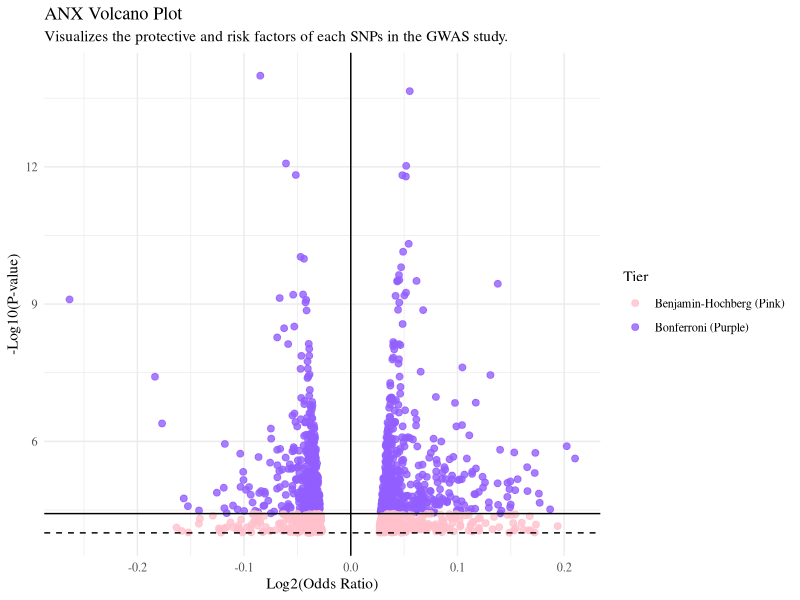
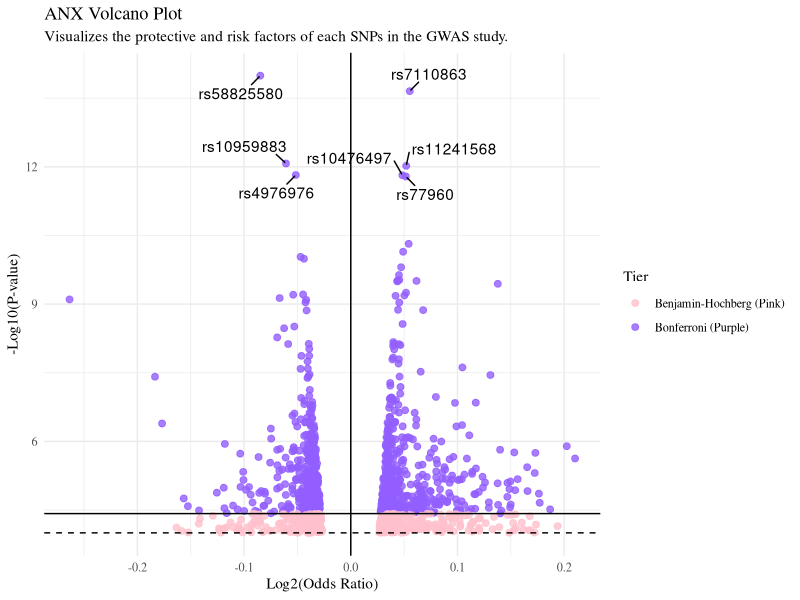

Generate these figures, in order, with R:
## ---- chunk 1
print("Hello, world!")
## ---- chunk 2
install.packages("readxl")
library('readxl')

ANX_dataset <- read_excel('ANX_2026_daner_fullANX_v12_woUTAH_11022026.gz.p4.clump.areator.sorted.1mhc (1).xls')
ANX_dataset
# Anxiety Dataset: 1320 x 23

## ---- chunk 3
ANX_dataset <- ANX_dataset[, -c(11:23)]
ANX_dataset
## ---- chunk 4
ANX_dataset$BH_P <- p.adjust(ANX_dataset$P, "BH")
#choose threshhold of 0.05
ANX_BH_adjusted = ANX_dataset[ANX_dataset$BH_P < 0.05, ] 
ANX_BH_adjusted
# ANX_BH_adjusted: 1320 x 24 ==> All p-values are significant with a 5% FDR

## ---- chunk 5
ANX_dataset$Bon_P <- p.adjust(ANX_dataset$P, "bonferroni")
#choose threshhold of 0.05
ANX_Bon_adjusted = ANX_dataset[ANX_dataset$Bon_P < 0.05, ] 
ANX_Bon_adjusted
## ---- chunk 6
# Install ggplot2 if you don't have it
# install.packages("ggplot2")
library(ggplot2)

# Step 1: Transform the the OR and PVals
# Taking the log of both OR and PVals help the visualization to be more clear and discernable
ANX_dataset$logP <- -log10(ANX_dataset$P)
ANX_dataset$logOR <- log2(ANX_dataset$OR)

# Step 2: Calculate the BH/Bon thresholds (converted to -log10 scale for the Y-axis)
bh_thresh <- -log10(max(ANX_dataset$P[ANX_dataset$BH_P < 0.05])) 
      # Look at all the raw PVals who have the BH PVals less than 0.05
      # The largest of those PVals will be the "worst"-most PVal that passes the BH test
bonf_thresh <- -log10(0.05 / 1320) 
      # This is simply the Bonferonni Correction equation

# Step3: Create a column to color code the 2 tiers 
ANX_dataset$Tier <- "Benjamin-Hochberg (Pink)" 
      # All rows PVals labeled as BH right now
ANX_dataset$Tier[ANX_dataset$P < (0.05 / 1320)] <- "Bonferroni (Purple)" 
      # Now, only PVals under the Bonferroni Threshold are labeled 

# Steo 4: Plot the Volcano
ggplot(ANX_dataset, aes(x = logOR, y = logP, color = Tier)) +
  geom_point(alpha = 0.8, size = 2) +
  geom_hline(yintercept = bh_thresh, linetype = "dashed") + # Lower line
  geom_hline(yintercept = bonf_thresh, linetype = "solid") + # Upper line
  geom_vline(xintercept = 0, linetype = "solid", color = "black") + # OR divide line
  theme_minimal(base_family = "serif") +
  scale_color_manual(values = c(
    "Benjamin-Hochberg (Pink)" = "pink",
    "Bonferroni (Purple)" = "#925EFF"
    )) +
  labs(title = "ANX Volcano Plot",
       x = "Log2(Odds Ratio)",
       y = "-Log10(P-value)",
       subtitle = "Visualizes the protective and risk factors of each SNPs in the GWAS study."
       )
    
## ---- chunk 7
install.packages("ggrepel")
library(ggrepel)
# Step 1: Create a new column called 'Label'
ANX_dataset$Label <- NA

# Step 2: Chose labeling threshold
# We choose to label dots above y-axis = 10 
# -log10(PVal) >= 11 ==> PVal < 1e-11
label_filter <- ANX_dataset$P < 1e-11
  # Column of Trues and Falses now

# Step 3: Copy the SNP names into the blank column ONLY for the rows that passed the filter
ANX_dataset$Label[label_filter] <- ANX_dataset$SNP[label_filter]
## ---- chunk 8
ggplot(ANX_dataset, aes(x = logOR, y = logP, color = Tier)) +
  geom_point(alpha = 0.8, size = 2) +
  
  geom_text_repel(aes(label = Label), 
                  color = "black",       # Keeps the text black so it's easy to read
                  box.padding = 0.5,     # Gives the text bubbles some breathing room
                  max.overlaps = Inf,    # Forces R to draw every label we asked for
                  show.legend = FALSE) + # Stops the labels from messing up your legend

  geom_hline(yintercept = bh_thresh, linetype = "dashed") + # Lower line
  geom_hline(yintercept = bonf_thresh, linetype = "solid") + # Upper line
  geom_vline(xintercept = 0, linetype = "solid", color = "black") + # OR divide line
  theme_minimal(base_family = "serif") +
  scale_color_manual(values = c(
    "Benjamin-Hochberg (Pink)" = "pink",
    "Bonferroni (Purple)" = "#925EFF"
    )) +
  labs(title = "ANX Volcano Plot",
       x = "Log2(Odds Ratio)",
       y = "-Log10(P-value)",
       subtitle = "Visualizes the protective and risk factors of each SNPs in the GWAS study."
       )
